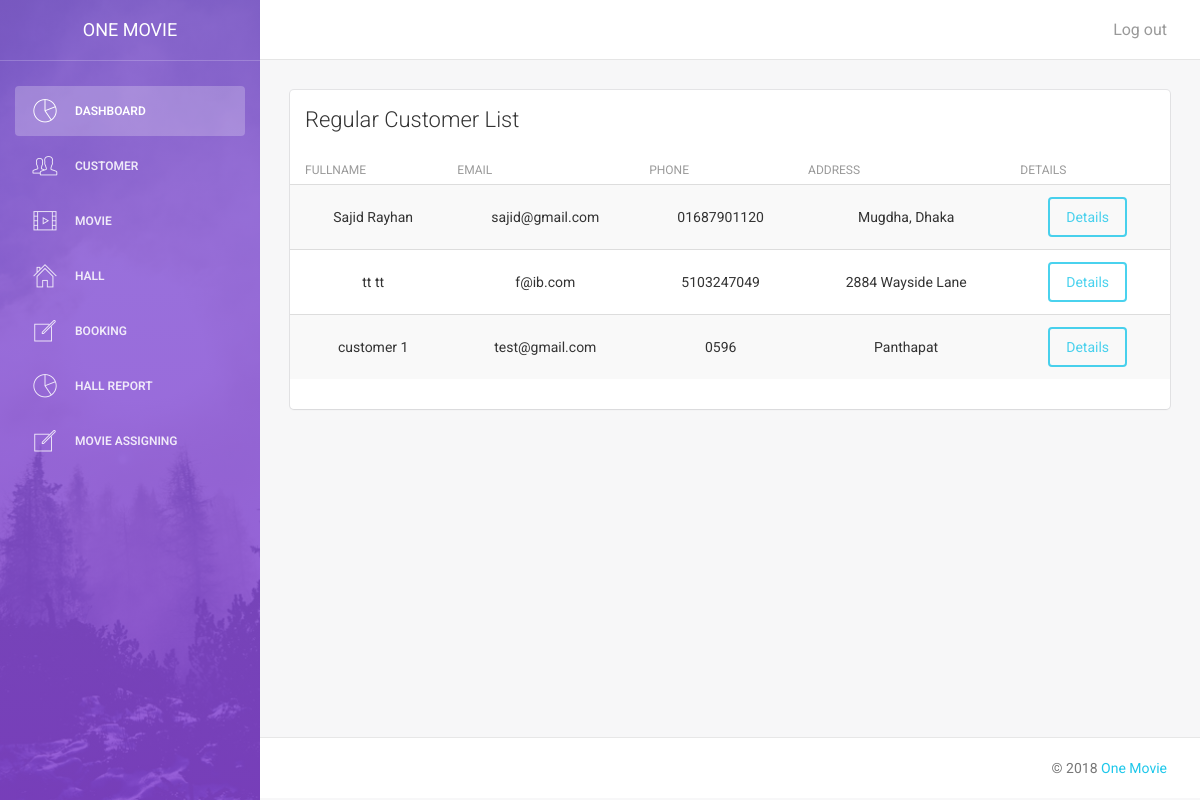
The page /admin/customer.php (signed in) on the database as committed earlier.
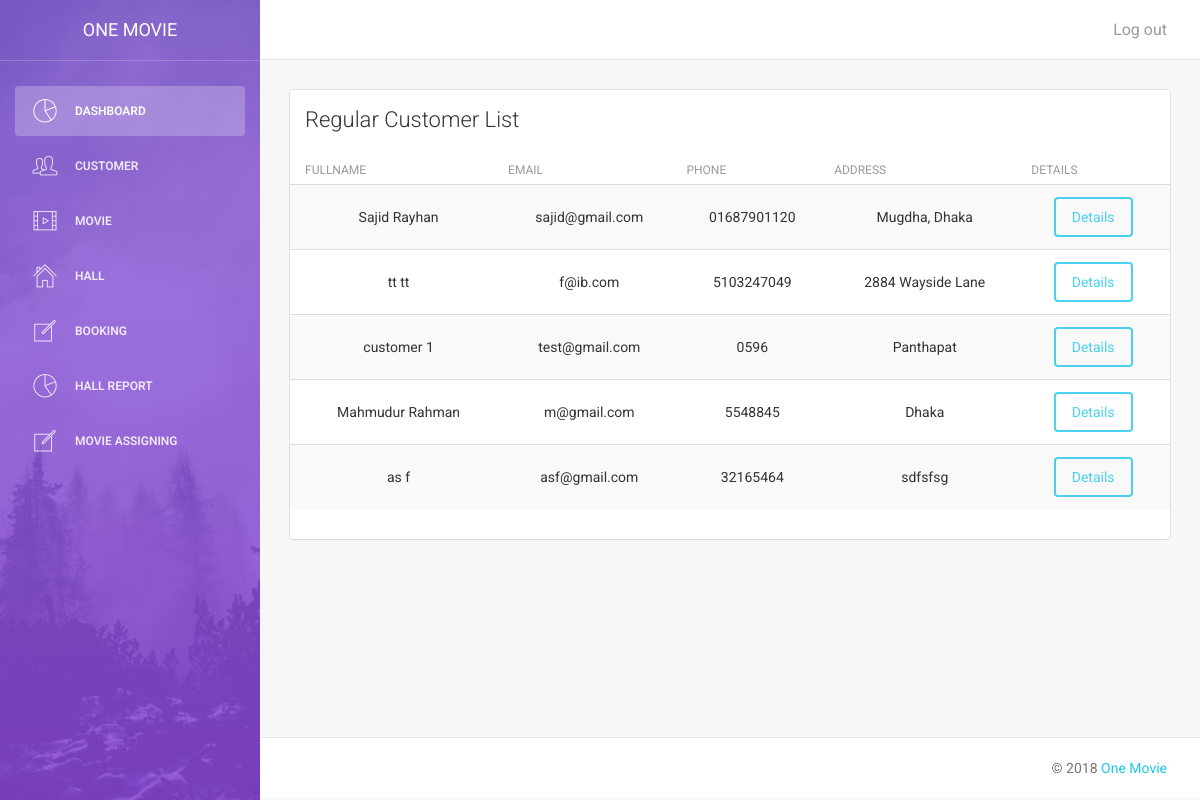
The same page on the database as committed later.
### tables this page shows
CREATE TABLE `customer`  (
  `cid` int(11) NOT NULL AUTO_INCREMENT,
  `firstname` varchar(50) NULL DEFAULT NULL,
  `lastname` varchar(50) NULL DEFAULT NULL,
  `email` varchar(255) NULL DEFAULT NULL,
  `phone` varchar(20) NULL DEFAULT NULL,
  `address` varchar(255) NULL DEFAULT NULL,
  `password` varchar(255) NULL DEFAULT NULL,
  PRIMARY KEY (`cid`) USING BTREE
);

### admin/customer.php (the view, shortened to what this page needs)
<?php
if (isset($_SESSION['admin_login'])==TRUE) {
?>
<!doctype html>
<html lang="en">
<?php
include('inc/head.php');
include('../db/db.php');
?>
<body>
    <div class="wrapper">
        <div class="sidebar" data-color="purple" data-image="assets/img/sidebar-5.jpg">
            <?php include('inc/side_bar.php');?>
            <div class="main-panel">
              <?php include('inc/top_bar.php');?>
              <div class="content">
                <div class="container-fluid">
                    <div class="row">
                        <div class="col-md-12">
                            <div class="card">
                                <div class="header">
                                    <h4 class="title">Regular Customer List</h4>
                                </div>
                                <div class="content table-responsive table-full-width">
                                    <table class="table table-hover table-striped">
                                        <thead>
                                            <th>Fullname</th>
                                            <th>Email</th>
                                            <th>Phone</th>
                                            <th>Address</th>
                                            <th>Details</th>
                                        </thead>
                                        <tbody>
                                           <?php
                                           $query="SELECT * FROM customer where customer.cid NOT IN (SELECT cus_id from customer_movie)";
                                           $result=mysqli_query($con,$query);
                                           if(mysqli_num_rows($result)>0){
                                              while($row=mysqli_fetch_array($result, MYSQLI_ASSOC)){
                                              echo"<tr>";
                                               echo "<td style='text-align: center'>".$row['firstname']." ".$row['lastname']."</td>";
                                            echo "<td style='text-align: center'>".$row['email']."</td>";
                                            echo "<td style='text-align: center'>".$row['phone']."</td>";
                                            echo "<td style='text-align: center'>".$row['address']."</td>";
                         echo "<td style='text-align: center'><a style='color:white; text-decoration: none;' href='customer_details.php?view&id=".$row['cid']."'><button class='btn btn-info'>Details</button></a></td>";
                                              echo"</tr>";
                                            }
                                        }
                                                ?>
                                            </tbody>
                                        </table>
                                    </div>
                                </div>
                            </div>
                        </div>
                    </div>
                </div>
 <?php include('inc/footer.php');?>
        </div>
    </div>
</body>
</html>
<?php
}else{
    header('location:../index');
}
?>

Rows that differ between the two databases and show on the page:
added customer: firstname "Mahmudur", lastname "Rahman", email "m@gmail.com", phone "5548845", address "Dhaka"
added customer: firstname "as", lastname "f", email "asf@gmail.com", phone "32165464", address "sdfsfsg"
